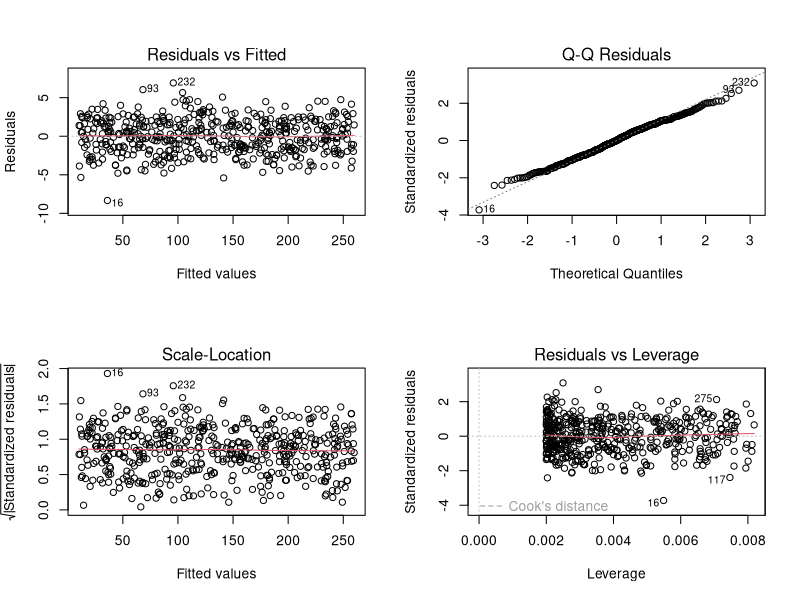
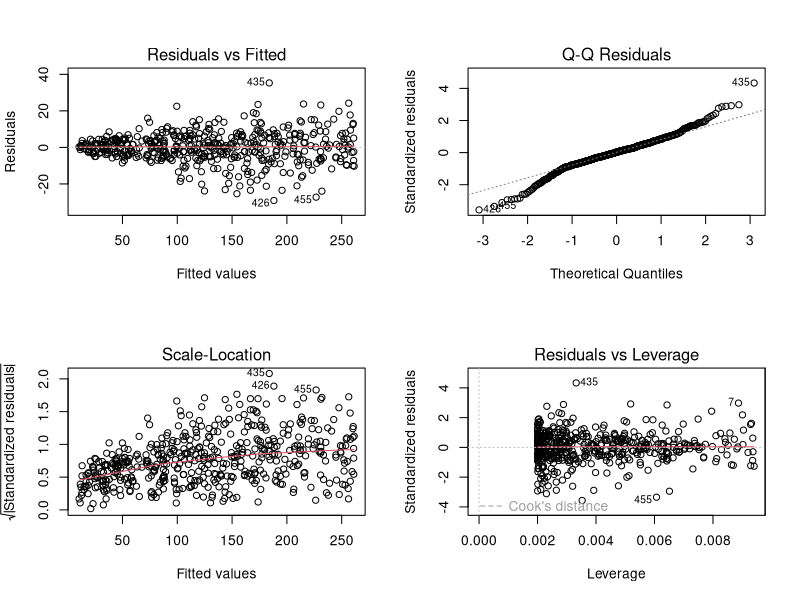
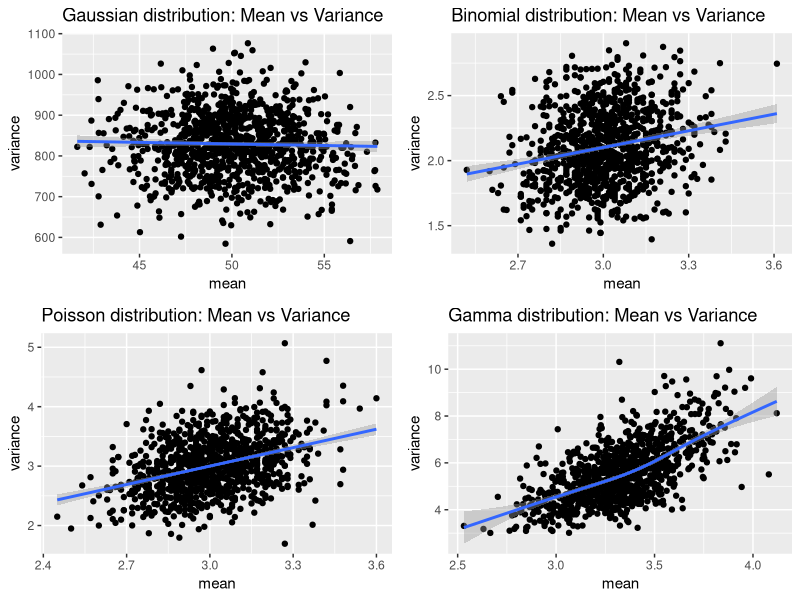

The R script that drew these images, in order:
library(tidyverse)
set.seed(777)


# Homogeneity vs heterogeneity
generateSample <- function(
  sampleSize = 1000, min = 0, max = 100, 
  alpha = 10, beta = 3, 
  mean = 0, var = 5,
  hetero = FALSE
  ) 
{
  varFactor = 1 
  x = runif(sampleSize, min = min, max = max)
  if(hetero == TRUE) {
    varFactor = x
  }
  y = alpha + beta*x + rnorm(sampleSize, mean = mean, sd = sqrt(var*varFactor))
  
  return(list(x = x, y = y))
}

par(mfrow=c(2,2))

homo <- generateSample(
  sampleSize = 500, min = 0, max = 50, 
  alpha = 10, beta = 5,
  mean = 0, var = 5
)

plot(lm(homo$y ~ homo$x))

hetero <- generateSample(
  sampleSize = 500, min = 0, max = 50, 
  alpha = 10, beta = 5,
  mean = 0, var = log(20), hetero = TRUE
)

plot(lm(hetero$y ~ hetero$x))



par(mfrow=c(1,1))
library("gridExtra")
# Normal 
meanArr <- c()
varArr <- c()

for(i in 1:1000) {
  sample <- runif(100, 0, 100)
  meanArr <- c(meanArr, mean(sample))
  varArr <- c(varArr, var(sample))
}

df <- data.frame(mean = meanArr, variance = varArr)

normal <- ggplot(df, aes(x = mean, y = variance)) + 
  geom_point() +
  labs(title = "Gaussian distribution: Mean vs Variance") +
  geom_smooth(method="lm", se=TRUE, fullrange=FALSE, level=0.95)


# Binomial 
meanArr <- c()
varArr <- c()

for(i in 1:1000) {
  sample <- rbinom(100, 10, 0.3)
  meanArr <- c(meanArr, mean(sample))
  varArr <- c(varArr, var(sample))
}

df <- data.frame(mean = meanArr, variance = varArr)

binomial <- ggplot(df, aes(x = mean, y = variance)) + 
  geom_point() +
  labs(title = "Binomial distribution: Mean vs Variance") +
  geom_smooth(method="lm", se=TRUE, fullrange=FALSE, level=0.95)


# Poisson 
meanArr <- c()
varArr <- c()

for(i in 1:1000) {
  sample <- rpois(100, 3)
  meanArr <- c(meanArr, mean(sample))
  varArr <- c(varArr, var(sample))
}

df <- data.frame(mean = meanArr, variance = varArr)

poisson <- ggplot(df, aes(x = mean, y = variance)) + 
  geom_point() +
  labs(title = "Poisson distribution: Mean vs Variance") +
  geom_smooth(method="lm", se=TRUE, fullrange=FALSE, level=0.95)


# Gamma 
meanArr <- c()
varArr <- c()

for(i in 1:1000) {
  sample <- rgamma(100, 2, .6)
  meanArr <- c(meanArr, mean(sample))
  varArr <- c(varArr, var(sample))
}

df <- data.frame(mean = meanArr, variance = varArr)

gamma <- ggplot(df, aes(x = mean, y = variance)) + 
  geom_point() +
  labs(title = "Gamma distribution: Mean vs Variance") +
  geom_smooth(method="auto", se=TRUE, fullrange=FALSE, level=0.95)


grid.arrange(normal, binomial, poisson, gamma, ncol = 2)
